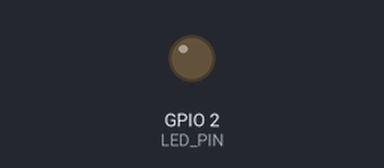
Bench run of a sketch on a simulated ESP32. On the bench: output pins drawn as LEDs (lit = HIGH). WiFi joins after 1.5 s; servers stay silent unless stated; what the sketch prints to the serial monitor is not drawn.

Above: at 3.3 s.
At 5.04 s:
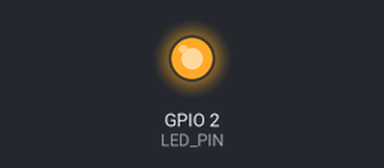
Timing chart, 0 to 8.3 s (numbered marks = the images above):
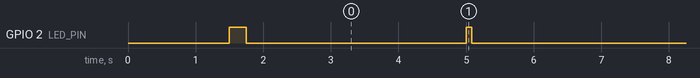

Measured:
- by itself, GPIO 2 (LED_PIN): repeats every 5.0 s: HIGH 0.08 s, LOW 4.9 s

The sketch:

Aqualyze_0.1_jun19a.ino
```cpp
#include "arduino_secrets.h"
/*
 ============================================================
 PROGRAM: Firmware V2 - OTA Update
 FILE   : Aqualyze_ota_v2.ino
 ENTITAS: ESP32 DevKit 38-pin
 THING  : Aqualyze_OTA_Node
 DEVICE : Aqualyze_0.1
 VERSI  : 2.0.0
 UPLOAD : OTA melalui WiFi dari Arduino Cloud
 ============================================================
*/
#include "thingProperties.h"

#define LED_PIN 2

const char* FIRMWARE_VERSION = "2.0.0";

unsigned long lastCounterMillis = 0;
const unsigned long counterInterval = 5000; // 5 detik

void setup() {
  Serial.begin(115200);
  delay(1500);

  pinMode(LED_PIN, OUTPUT);
  digitalWrite(LED_PIN, HIGH);
  delay(250);
  digitalWrite(LED_PIN, LOW);

  initProperties();
  ArduinoCloud.begin(ArduinoIoTPreferredConnection);
  setDebugMessageLevel(2);
  ArduinoCloud.printDebugInfo();

  firmwareVersionCloud = FIRMWARE_VERSION;
  deviceStatus = "V2 Online - OTA OK";
  Serial.println("Firmware V2 - boot selesai setelah OTA");
}

void loop() {
  ArduinoCloud.update();
  updateCounterV2();
}

void updateCounterV2() {
  if (millis() - lastCounterMillis >= counterInterval) {
    otaCounter++;
    lastCounterMillis = millis();
    deviceStatus = "V2 Online - tick " + String(otaCounter);
    blinkHeartbeat();
    Serial.print("V2 tick: ");
    Serial.println(otaCounter);
  }
}

void blinkHeartbeat() {
  digitalWrite(LED_PIN, HIGH);
  delay(80);
  digitalWrite(LED_PIN, LOW);
}

void onLedStateChange() {
  digitalWrite(LED_PIN, ledState ? HIGH : LOW);
}

void onDeviceStatusChange() {
  // kosong, deviceStatus cuma di-set dari firmware
}

void onFirmwareVersionCloudChange() {
  // kosong, firmwareVersionCloud cuma di-set dari firmware
}

void onOtaCounterChange() {
  // kosong, otaCounter cuma di-set dari firmware
}
```

arduino_secrets.h
```cpp
#define SECRET_DEVICE_KEY ""
#define SECRET_OPTIONAL_PASS ""
#define SECRET_SSID ""
```

thingProperties.h
```cpp
// Code generated by Arduino IoT Cloud, DO NOT EDIT.

#include <ArduinoIoTCloud.h>
#include <Arduino_ConnectionHandler.h>

const char DEVICE_LOGIN_NAME[]  = "bedd9b80-5973-4f77-af85-4e11287fc214";

const char SSID[]               = SECRET_SSID;    // Network SSID (name)
const char PASS[]               = SECRET_OPTIONAL_PASS;    // Network password (use for WPA, or use as key for WEP)
const char DEVICE_KEY[]  = SECRET_DEVICE_KEY;    // Secret device password

void onDeviceStatusChange();
void onFirmwareVersionCloudChange();
void onOtaCounterChange();
void onLedStateChange();

String deviceStatus;
String firmwareVersionCloud;
int otaCounter;
bool ledState;

void initProperties(){

  ArduinoCloud.setBoardId(DEVICE_LOGIN_NAME);
  ArduinoCloud.setSecretDeviceKey(DEVICE_KEY);
  ArduinoCloud.addProperty(deviceStatus, READWRITE, ON_CHANGE, onDeviceStatusChange);
  ArduinoCloud.addProperty(firmwareVersionCloud, READWRITE, ON_CHANGE, onFirmwareVersionCloudChange);
  ArduinoCloud.addProperty(otaCounter, READWRITE, ON_CHANGE, onOtaCounterChange);
  ArduinoCloud.addProperty(ledState, READWRITE, ON_CHANGE, onLedStateChange);

}

WiFiConnectionHandler ArduinoIoTPreferredConnection(SSID, PASS);
```
